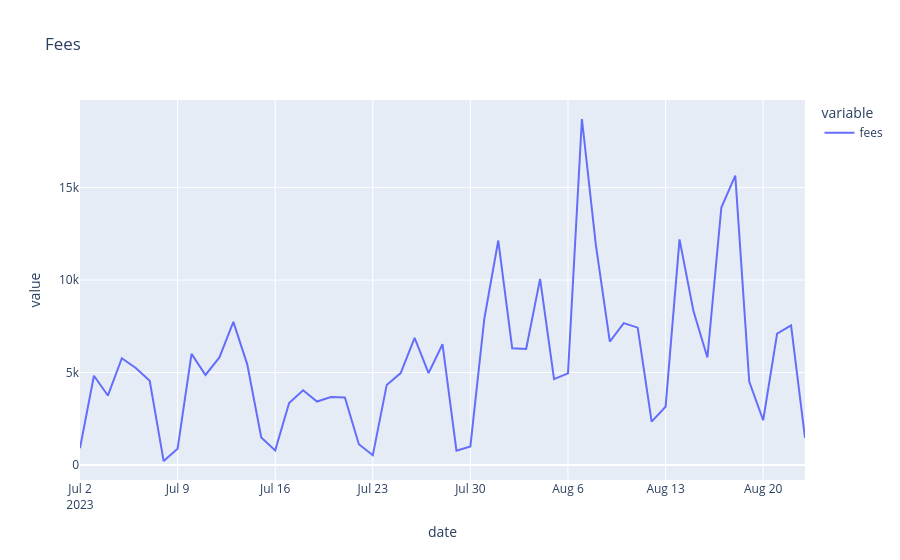

The notebook cell this image was saved under:
### Code cell
pd.options.plotting.backend = "plotly"
df.set_index("date")["fees"].plot(title="Fees")
